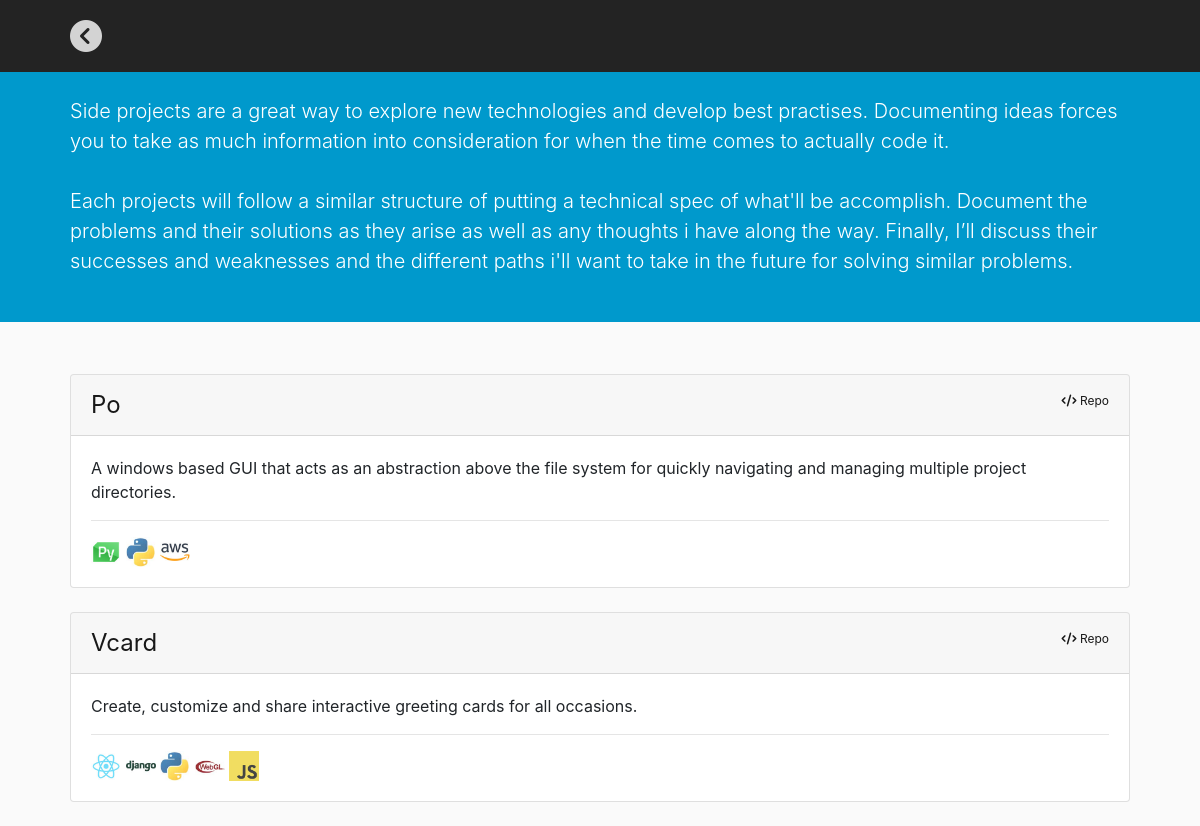
/projects/, run on the app's committed database.
### blog/models.py (models this page shows, shortened)
class Project(models.Model):
    name = models.CharField(max_length=200)
    pub_date = models.DateTimeField('date published')
    strap = models.CharField(max_length=300)
    content = models.CharField(max_length=5000)
    tags = models.ManyToManyField(Tag, blank=True)
    cover_img = models.CharField(max_length=200)
    published = models.BooleanField(default=False)
    repo = models.CharField(max_length=200, null=True, blank=True)
    demo = models.CharField(max_length=200, null=True, blank=True)
    platform = models.CharField(max_length=200, null=True, blank=True)

class UsedSoftware(models.Model):
    name = models.CharField(max_length=200)
    small_logo = models.CharField(max_length=200)
    projects = models.ManyToManyField(Project, blank=True)
    website = models.CharField(max_length=200)
    def __str__(self):
        return self.name

### blog/views.py (the view)
# urls.py: path('projects/', views.projects, name='projects'),
def projects(request):
    projects = Project.objects.filter(
        published=True
        ).order_by('-pub_date')
    context = standard_context
    context['projects'] = projects
    return render(request, 'blog/projects.html', context)

### blog/templates/blog/projects.html
{% extends "blog/base.html" %} {% load static %} {% block content %}
<div style="background-color: #0099cc;">
        <div class="container content-intro">
                <p style="height:80px"></p>
                <p class="lead" style="font-size: 20px;">
                        Side projects are a great way to explore new technologies and develop best practises.
                        Documenting ideas forces you to take as much information into consideration for when the time
                        comes to actually code it.
                        <br>
                        <br>
                        Each projects will follow a similar structure of putting a technical spec of what'll be
                        accomplish.
                        Document the problems and their solutions as they arise as well as any thoughts i have along the
                        way.
                        Finally, I’ll discuss their successes and weaknesses and the different paths i'll want to take
                        in the future for solving similar problems.
                </p>
        </div>
        <p style="height:30px;"></p>
</div>
<div class="container content">
        <p style="height:20px;"></p>
        {% if projects %} {% for project in projects %}
        <div class="card">
                <div class="card-header">
                        <div style="display: flex; flex-direction: row; justify-content: space-between">
                                <div>
                                        <a style="font-size: 24px;"
                                                href="/projects/{{ project.id }}/">{{project.name|capfirst}}</a>
                                </div>
                                <div>
                                        <span style="font-size: 12px;">
                                                <a href="{{project.repo}}">
                                                        <i class="fas fa-code"></i>
                                                        Repo</a>
                                        </span>
                                </div>
                        </div>
                </div>
                <div class="card-body">
                        <div>
                                {{project.content|capfirst|truncatewords:50}}
                        </div>
                        <hr>
                        <div>
                                {% for tech in project.usedsoftware_set.all %}
                                <a href="{{tech.website}}">
                                        <img class="tech-icon" src="{% static 'blog/img/'|add:tech.small_logo %}"
                                                alt="{{tech}} icon">
                                </a>
                                {% endfor %}
                        </div>
                </div>
        </div>
        <br> {% endfor %} {% else %} No Projects :( {% endif %}
</div>
{% endblock %}

### blog/templates/blog/base.html (shortened to what this page needs)
{% load static %}
<!DOCTYPE html>
<html lang="en">
<head>
  <link rel="stylesheet" href="https://stackpath.bootstrapcdn.com/bootstrap/4.1.1/css/bootstrap.min.css"
 />
  <link rel="stylesheet" type="text/css" href="{% static 'blog/main.css' %}" />
</head>
<body>
  <nav class="fixed-top" id="menu-article">
    {% include "blog/menu-article.html" %}
  </nav>
  {% block content %}{% endblock %}
</body>
</html>

### blog/templates/blog/menu-article.html
<div class="menu">
    <div class="container content" style="flex-direction: row; justify-content: space-between;">
        <ul class="display-4"
            style="line-height: 30px;font-size:30px;padding:0px; padding-top:20px; padding-bottom: 20px;margin: 0px;border:0px;font-weight:400;">
            <li style="display:inline;padding-right: 20px;font-size: 32px;"><a href="/">
                    <strong>
                        <i class="fas fa-chevron-circle-left"></i></strong> </a>
            </li>
        </ul>
    </div>
</div>

### blog/static/blog/main.css (style rules this page uses)
html { font-size:16px; }
body { background-color: rgb(250, 250, 250); }
.tech-icon { width:30px; height:30px; }
.content { padding-left:40px; padding-right:40px; display: flex; flex-direction: column; }
.content a:link { color: black; font-weight: 400; opacity: 0.9; transition: 0.3s; text-decoration: none; }
.content > ul a:link { color: white; opacity: 0.8; transition: 0.3s; text-decoration: none; }
.menu { background-color: rgb(35, 35, 35); color: white; }
#menu-article { background-color: rgb(35, 35, 35); color: white; }
.content-intro { color: white; padding-left:40px; padding-right:40px; }

### data on the page
Project: name "Po", content "A windows based GUI that acts as an abstraction above the file system for quickly navigating and managing multiple project directories."
UsedSoftware: small_logo+name (picture)
UsedSoftware: small_logo+name (picture)
UsedSoftware: small_logo (picture)
Project: name "Vcard", content "Create, customize and share interactive greeting cards for all occasions."
UsedSoftware: small_logo+name (picture)
UsedSoftware: small_logo+name (picture)
UsedSoftware: small_logo+name (picture)
UsedSoftware: small_logo (picture)
